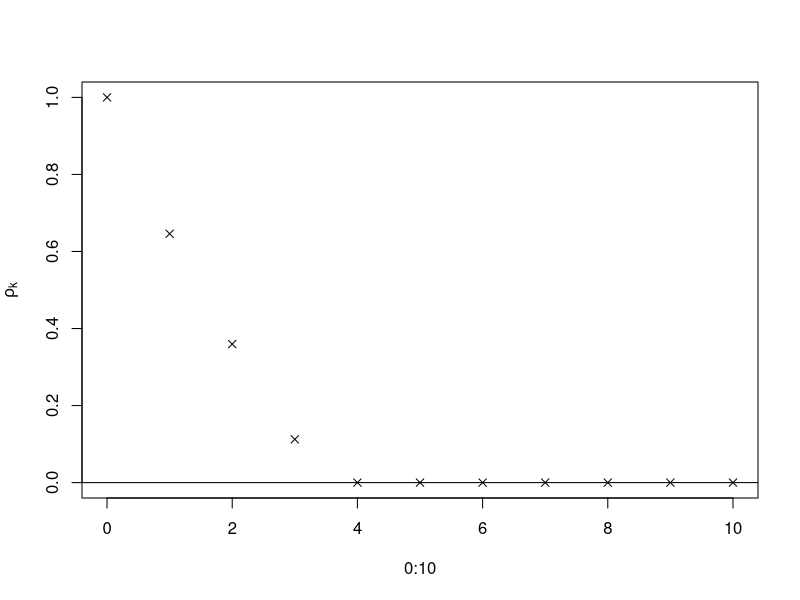

Recreate this plot in R. (Note: this script raises an error after producing the figure.)
## ---- chunk 1
rho <- function(k, beta) {
q <- length(beta) - 1
if (k > q) ACF <- 0 else {
s1 <- 0; s2 <- 0
for (i in 1:(q-k+1)) s1 <- s1 + beta[i] * beta[i+k]
for (i in 1:(q+1)) s2 <- s2 + beta[i]^2
ACF <- s1 / s2}
ACF}

## ---- chunk 2
beta <- c(1, 0.7, 0.5, 0.2)
rho.k <- rep(1, 10)
for (k in 1:10) rho.k[k] <- rho(k, beta)
plot(0:10, c(1, rho.k), pch = 4, ylab = expression(rho[k]))
abline(0,0)
## ---- chunk 3

## ---- chunk 4

## ---- chunk 5
x.ma  <- arima(x, order=c(0,0,3))
x.ma 
## ---- chunk 6
acf(x.ma$res[-1])
